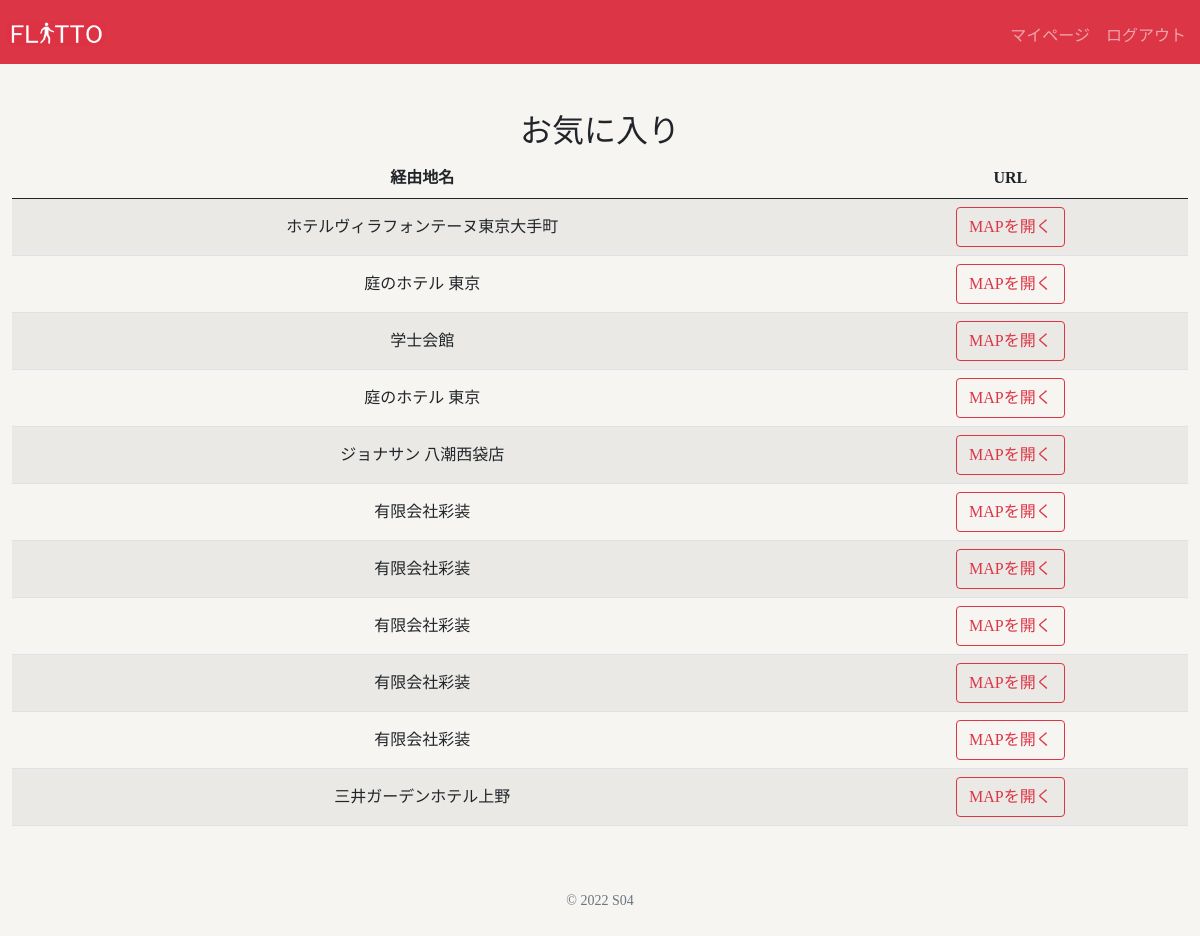
Before: /favorite (signed in) with the older database file.
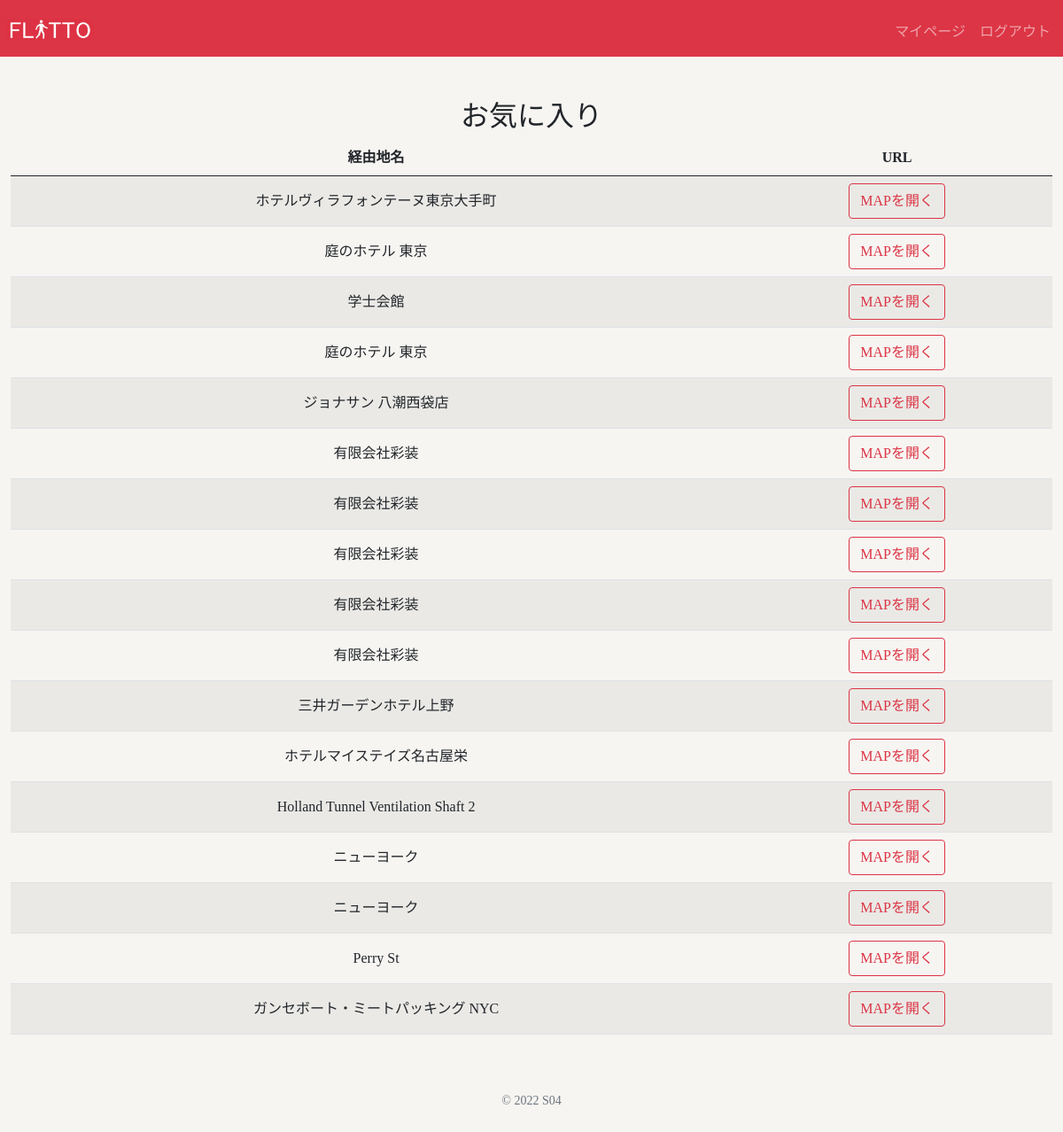
After: the same page with the newer database file.
### tables this page shows
CREATE TABLE 'favorite' ('id' INTEGER PRIMARY KEY AUTOINCREMENT NOT NULL, 'userid' INTEGER NOT NULL, 'name' TEXT NOT NULL, 'url' TEXT NOT NULL);

### app.py (the view)
@app.route("/favorite")
def favorite():
    userid = session['user_id']
    favorite = db.execute("SELECT * FROM favorite WHERE userid=?",userid)
    return render_template("favorite_test.html", favorite = favorite)

### templates/favorite_test.html (shortened to what this page needs)
{% extends "layout.html" %}
{% block main %}
<h2>お気に入り</h2>
<table class="table table-striped">
    <thead>
        <tr>
            <th>経由地名</th>
            <th>URL</th>
        </tr>
    </thead>
    <tbody>
        {% set a = namespace(cnt=0) %}
        {% for favorite in favorite %}
        <tr>
            <td>{{ favorite.name }}</td>
            <td><button onclick="location.href='{{favorite.url}}'"
                class="btn btn-outline-danger">MAPを開く</button></td>
        </tr>
        {% set a.cnt = a.cnt + 1 %}
        {% endfor %}
    </tbody>
</table>
{% endblock %}

Changed rows visible on the page:
added favorite: name "ホテルマイステイズ名古屋栄"
added favorite: name "Holland Tunnel Ventilation Shaft 2"
added favorite: name "ニューヨーク"
added favorite: name "ニューヨーク"
added favorite: name "Perry St"
added favorite: name "ガンセボート・ミートパッキング NYC"
